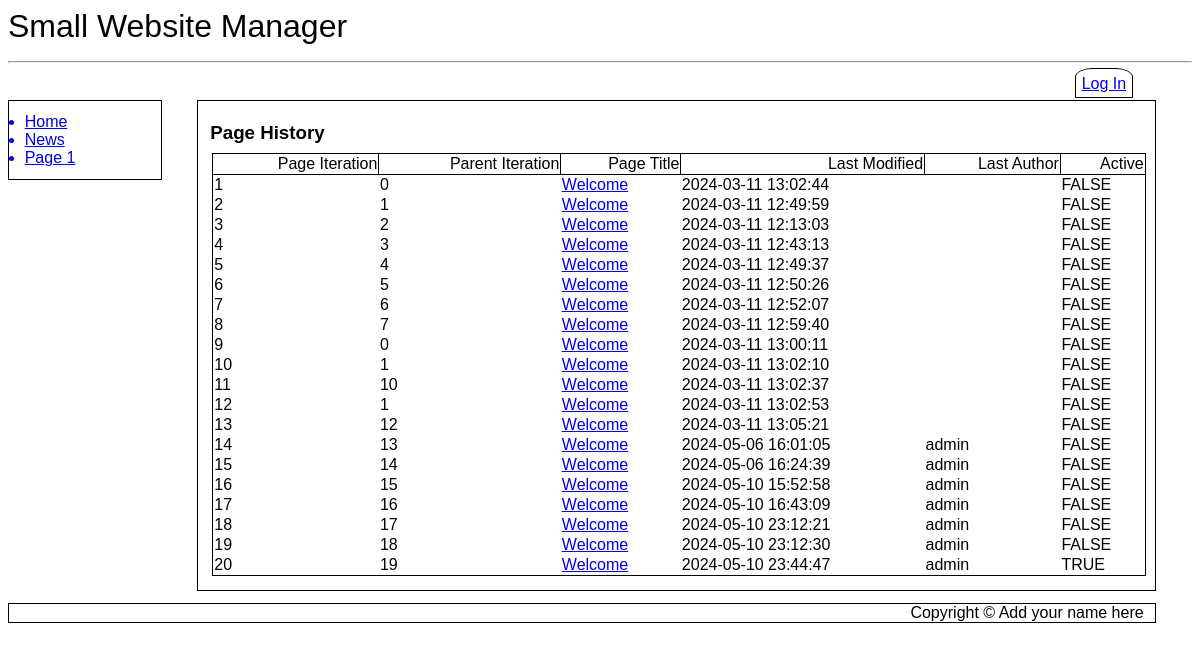
The page /pagehistory.php?pageID=1 on the database as committed earlier.
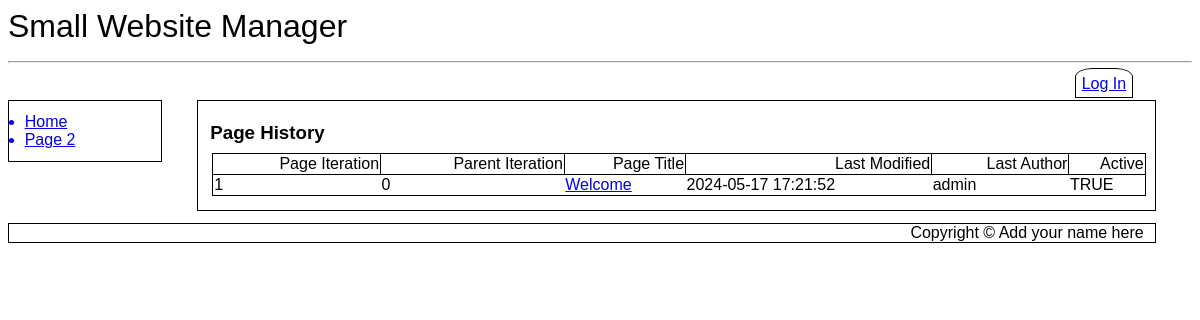
The same page on the database as committed later.
### tables this page shows
CREATE TABLE `SubMenus` (
  `MenuID` int(11) NOT NULL,
  `LinkID` int(11) NOT NULL,
  `Page_ID` int(11) NOT NULL DEFAULT 0,
  `Menu_Entry` varchar(20) NOT NULL,
  `Title` varchar(500) NOT NULL,
  `Active` tinyint(1) NOT NULL DEFAULT 1
);

CREATE TABLE `Cust_Pages` (
  `Page_ID` int(11) NOT NULL,
  `Page_Iteration` int(11) NOT NULL,
  `Parent_Iteration` int(11) NOT NULL DEFAULT 0,
  `Title` text NOT NULL,
  `Body` text NOT NULL,
  `Last_Modified` datetime NOT NULL DEFAULT current_timestamp(),
  `Last_Author` int(11) NOT NULL
);

CREATE TABLE `Users` (
  `ID` int(11) NOT NULL,
  `First_Name` varchar(250) NOT NULL,
  `Last_Name` varchar(250) NOT NULL,
  `eMail` varchar(1000) NOT NULL,
  `User_Name` varchar(1000) NOT NULL,
  `Password` varchar(100) NOT NULL,
  `Activate_Pass` varchar(100) DEFAULT NULL,
  `Change_Pass` varchar(100) DEFAULT NULL,
  `Change_Pass_Expire` datetime DEFAULT NULL,
  `Forgot_Pass` varchar(100) DEFAULT NULL,
  `Forgot_Pass_Expire` datetime DEFAULT NULL,
  `DateTime_Joined` datetime NOT NULL,
  `Last_Logged` datetime NOT NULL DEFAULT current_timestamp(),
  `Authority_Level` tinyint(4) DEFAULT 1,
  `Active` tinyint(1) NOT NULL DEFAULT 0
);

### pagehistory.php (the view, shortened to what this page needs)
<?php
include ("db_connect.inc");
include ("header.inc");
include ("navbar.inc");
echo "<article id='main'>";
echo "<h3>Page History</h3>";
if ($_GET["pageID"]) {
	$pageID=$_GET["pageID"];
	echo "<table class='news'>\r\n";
	echo "<tr><th>Page Iteration</th><th>Parent Iteration</th><th>Page Title</th><th>Last Modified</th><th>Last Author</th><th>Active</th></tr>";
	$query1 = "SELECT Cust_Pages.Page_Iteration, Cust_Pages.Parent_Iteration, Cust_Pages.Title, Cust_Pages.Last_Modified, Users.User_Name FROM Cust_Pages LEFT JOIN Users ON Cust_Pages.Last_Author=Users.ID WHERE Cust_Pages.Page_ID=$pageID ORDER BY Page_Iteration ASC";
	$result1 = mysqli_query($cxn,$query1) or die ("Couldn't execute query.");
	$query2="SELECT Cust_Pages_DATA.Page_Iteration FROM Cust_Pages_DATA WHERE Cust_Pages_DATA.Page_ID=$pageID AND Cust_Pages_DATA.Active=1;";
	$result2 = mysqli_query($cxn,$query2) or die ("Couldn't execute query.");
	$row2 = mysqli_fetch_assoc($result2);
	while($row1 = mysqli_fetch_assoc($result1))
	{
		if ($row1['Page_Iteration'] == $row2['Page_Iteration']) {
			echo "<tr><td>{$row1['Page_Iteration']}</td><td>{$row1['Parent_Iteration']}</td><td><a href=\"index.php?page={$row1['Title']}\">{$row1['Title']}</a></td><td>{$row1['Last_Modified']}</td><td>{$row1['User_Name']}</td><td>TRUE</td></tr>";
		} else {
			echo "<tr><td>{$row1['Page_Iteration']}</td><td>{$row1['Parent_Iteration']}</td><td><a href=\"index.php?pageID={$pageID}&iteration={$row1['Page_Iteration']}\">{$row1['Title']}</a></td><td>{$row1['Last_Modified']}</td><td>{$row1['User_Name']}</td><td>FALSE</td></tr>";
		}
	}
	echo  "</table>\r\n";
} else {
	echo "Error: Thread not specified";
}
?>
</article>
<?php
include ("footer.inc");
?>

### header.inc (shortened to what this page needs)
<!DOCTYPE html>
<html lang="en">
<head>
	<link rel="stylesheet" href="style.css">
</head>
<body>
	<header>
<?php
		$query = "SELECT Value FROM Globals WHERE Global='Website Name'";
		$result = mysqli_query($cxn,$query) or die ("Couldn't execute query.");
		if ($row = mysqli_fetch_assoc($result))
		{
			$websiteName = $row['Value'];
			echo $websiteName."\r\n";
		} else {
			$message .= "Website Name not found. Check site settings.";
		}
?>
	<hr>
	</header>
<?php
if (isset($_SESSION['user_name']) AND $_SESSION['auth_lev'] >= 1) {
	echo "<div id='toptabbar' style='margin-bottom: 6pt'>\r\n";
	echo "<span style='text-align:left; margin-bottom: 0%;'>";
	echo "<nav id='hnav2' style='margin-bottom: 0%';>\r\n";
	echo $_SESSION['first_name']." you are logged in. \r\n";
	echo "Authority Level: ".$_SESSION['auth_lev']."\r\n";
	echo "</nav>\r\n";
	echo "</span>";
	echo "<span style='text-align:right; margin-bottom: 0%;'>";
	echo "<nav id='hnav1' style='margin-bottom: 0%;'>\r\n";
	echo "<a href='usersettings.php' style='margin-bottom: 0%;'>User Settings</a>\r\n";
	echo "<a href='sitesettings.php' style='margin-bottom: 0%;'>Site Settings</a>\r\n";
	echo "</span>";
	echo "<span style='text-align:right; margin-bottom: 0'>";
	echo "<form style='float:right; margin-left: 1%; margin-top: 0%; margin-bottom: 0; padding: 0%;' id='logout' action='index.php' method=\"post\">\r\n";
	echo "<input type=\"hidden\" id=\"submitCode\" name=\"submitCode\" value=\"Log_Out\" style='width: 0; height: 0'/>\r\n";
	echo "<input class='logoutbutton' type=\"submit\" name=\"Button\" style='margin-bottom: 0; margin-top: -9%;' value=\"Log&nbsp;out\" />\r\n";
	echo "</form>\r\n";
	echo "</span>";
	echo "</nav>\r\n";
	echo "</div>\r\n";
} elseif (htmlentities($_SERVER['PHP_SELF']) != "/login.php") {
	echo "<span style='text-align:right'>";
	echo "<nav id='hnav1' style='margin-right: 5%'>\r\n";
	echo "<a href='login.php'>Log In</a>\r\n";
	echo "</nav>\r\n";
	echo "</span>";
}
?>

### navbar.inc (shortened to what this page needs)
<nav id="vnav1">
<?php
$query = "SELECT Menu_Entry, Title FROM SubMenus WHERE MenuID='1' AND Active=1 ORDER BY LinkID ASC LIMIT 10";
$result = mysqli_query($cxn,$query) or die ("Couldn't execute query.");
while($row = mysqli_fetch_assoc($result))
{
	$menuEntry = $row['Menu_Entry'];
	$pageTitle = $row['Title'];
	$pageTitle = preg_replace('/ /', '_', $pageTitle);
	echo "<a href='$pageTitle'>$menuEntry</a>\r\n";
}
?>
</nav>

### footer.inc
<footer>
	Copyright &copy; Add your name here
</footer>
</body>
</html>

### style.css (style rules this page uses)
* { font-family: Arial, sans-serif; box-sizing: border-box; }
header { font-size: 24pt; }
hr { margin-bottom: 1%; }
h1, h2, h3 { padding: 0%; margin-top: 1%; margin-bottom: 1%; }
article#main { margin-left:16%; width: 81%; float:none; border: 1px solid black; padding: 1%; }
nav#vnav1 { width:13%; float:left; border: 1px solid black; padding: 1%; clear: both; margin-top: 0%; }
nav#vnav1 a { display: list-item; list-style-type: disc; margin-left: 3%; }
nav#hnav1 { margin-bottom: 0.6%; margin-right: 2%; }
nav#hnav1 a { border: 1px solid black; padding: 0.5%; margin-left: 0.5%; margin-bottom: 0%; border-top-left-radius: 30%; border-top-right-radius: 30%; }
footer { padding-right: 1%; padding-left: 1%; width: 97%; margin-top: 1%; clear: both; border: 1px solid black; text-align: right; }
table.news { border: 1px solid black; width: 100%; margin: 2px; margin-bottom: 5px; padding: 10px; border-collapse: collapse; text-align: left; border: 1px solid black; margin: 2px; }
th { border: 1px solid black; font-weight: normal; text-align: right; }

Rows that differ between the two databases and show on the page:
removed submenus: Menu_Entry "News"
removed submenus: Menu_Entry "Page 1"
removed cust_pages: Page_Iteration "1", Parent_Iteration "0", Title "Welcome", Last_Modified "2024-03-11 13:02:44"
removed cust_pages: Page_Iteration "2", Parent_Iteration "1", Title "Welcome", Last_Modified "2024-03-11 12:49:59"
removed cust_pages: Page_Iteration "3", Parent_Iteration "2", Title "Welcome", Last_Modified "2024-03-11 12:13:03"
removed cust_pages: Page_Iteration "4", Parent_Iteration "3", Title "Welcome", Last_Modified "2024-03-11 12:43:13"
removed cust_pages: Page_Iteration "5", Parent_Iteration "4", Title "Welcome", Last_Modified "2024-03-11 12:49:37"
removed cust_pages: Page_Iteration "6", Parent_Iteration "5", Title "Welcome", Last_Modified "2024-03-11 12:50:26"
removed cust_pages: Page_Iteration "7", Parent_Iteration "6", Title "Welcome", Last_Modified "2024-03-11 12:52:07"
removed cust_pages: Page_Iteration "8", Parent_Iteration "7", Title "Welcome", Last_Modified "2024-03-11 12:59:40"
removed cust_pages: Page_Iteration "9", Parent_Iteration "0", Title "Welcome", Last_Modified "2024-03-11 13:00:11"
removed cust_pages: Page_Iteration "10", Parent_Iteration "1", Title "Welcome", Last_Modified "2024-03-11 13:02:10"
removed cust_pages: Page_Iteration "11", Parent_Iteration "10", Title "Welcome", Last_Modified "2024-03-11 13:02:37"
removed cust_pages: Page_Iteration "12", Parent_Iteration "1", Title "Welcome", Last_Modified "2024-03-11 13:02:53"
removed cust_pages: Page_Iteration "13", Parent_Iteration "12", Title "Welcome", Last_Modified "2024-03-11 13:05:21"
removed cust_pages: Page_Iteration "14", Parent_Iteration "13", Title "Welcome", Last_Modified "2024-05-06 16:01:05", users.User_Name "admin"
removed cust_pages: Page_Iteration "15", Parent_Iteration "14", Title "Welcome", Last_Modified "2024-05-06 16:24:39", users.User_Name "admin"
removed cust_pages: Page_Iteration "16", Parent_Iteration "15", Title "Welcome", Last_Modified "2024-05-10 15:52:58", users.User_Name "admin"
removed cust_pages: Page_Iteration "17", Parent_Iteration "16", Title "Welcome", Last_Modified "2024-05-10 16:43:09", users.User_Name "admin"
removed cust_pages: Page_Iteration "18", Parent_Iteration "17", Title "Welcome", Last_Modified "2024-05-10 23:12:21", users.User_Name "admin"
removed cust_pages: Page_Iteration "19", Parent_Iteration "18", Title "Welcome", Last_Modified "2024-05-10 23:12:30", users.User_Name "admin"
removed cust_pages: Page_Iteration "20", Parent_Iteration "19", Title "Welcome", Last_Modified "2024-05-10 23:44:47", users.User_Name "admin"
added submenus: Menu_Entry "Page 2"
added cust_pages: Page_Iteration "1", Parent_Iteration "0", Title "Welcome", Last_Modified "2024-05-17 17:21:52", users.User_Name "admin"
